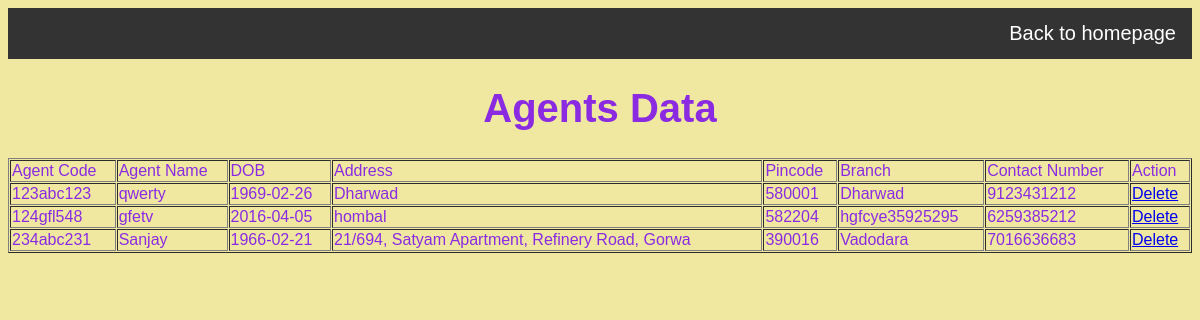
Screenshot of /agent/modified1.php with the database file from the repository.
### tables this page shows
CREATE TABLE `agent` (
  `Agent_code` varchar(10) NOT NULL,
  `Agent_name` varchar(150) NOT NULL,
  `DOB` date NOT NULL,
  `Address` varchar(80) NOT NULL,
  `Pincode` int(6) NOT NULL,
  `Branch` varchar(50) NOT NULL,
  `Contact_Num` bigint(10) NOT NULL
);

### agent/modified1.php (the view)
<?php
include "../connection.php";
$sql = "select * from agent";
$result = mysqli_query($conn,$sql);
?>
<html>
    <body>
		<link href = "registration.css" type = "text/css" rel = "stylesheet" />
	    <link href = "../style.css" type = "text/css" rel = "stylesheet" />
		<ul>
			<li style="float:right;"><a href="../home.php"> Back to homepage</a></li>
		</ul>
		<h1><center>Agents Data</center></h1>
		<table width = "100%" border = "1" cellspacing = "1" cellpadding = "1">
            <tr>
                <td>Agent Code</td>
                <td>Agent Name</td>
                <td>DOB</td>
                <td>Address</td>
                <td>Pincode</td>
                <td>Branch</td>
				<td>Contact Number</td>
                <td colspan = "2">Action</td>
            </tr>
	<?php
		while($row = mysqli_fetch_object($result)){
	?>
			<tr>
				<td>
					<?php echo $row->Agent_code;?>
				</td>
				<td>
					<?php echo $row->Agent_name;?>
				</td>
				<td>
					<?php echo $row->DOB;?>
				</td>
				<td>
					<?php echo $row->Address;?>
				</td>
				<td>
					<?php echo $row->Pincode;?>
				</td>
				<td>
					<?php echo $row->Branch;?>
				</td>
				<td>
					<?php echo $row->Contact_Num;?>
				</td>
				<td> <a href="delete.php?id=<?php echo $row->Agent_code;?>" onclick="return confirm('Are You Sure')">Delete
				</a>
				</td>
			</tr>
		<?php } ?>
        </table>
    </body>
</html>

### agent/registration.css (style rules this page uses)
body { color: #8A2BE2; font-size: 20px; font-family: Verdana, Arial, Helvetica, monospace; background-color: #F0E8A0; }

### style.css (style rules this page uses)
ul { list-style-type: none; margin: 0; padding: 0; overflow: hidden; background-color: #333; }
li { float: left; border-right:1px solid #bbb; }
li:last-child { border-right: none; }
li a { display: block; color: white; text-align: center; padding: 14px 16px; text-decoration: none; }

### rows the page displays
agent: Agent_code "123abc123", Agent_name "qwerty", DOB "1969-02-26", Address "Dharwad", Pincode "580001", Branch "Dharwad", Contact_Num "9123431212"
agent: Agent_code "124gfl548", Agent_name "gfetv", DOB "2016-04-05", Address "hombal", Pincode "582204", Branch "hgfcye35925295", Contact_Num "6259385212"
agent: Agent_code "234abc231", Agent_name "Sanjay", DOB "1966-02-21", Address "21/694, Satyam Apartment, Refinery Road, Gorwa", Pincode "390016", Branch "Vadodara", Contact_Num "7016636683"
